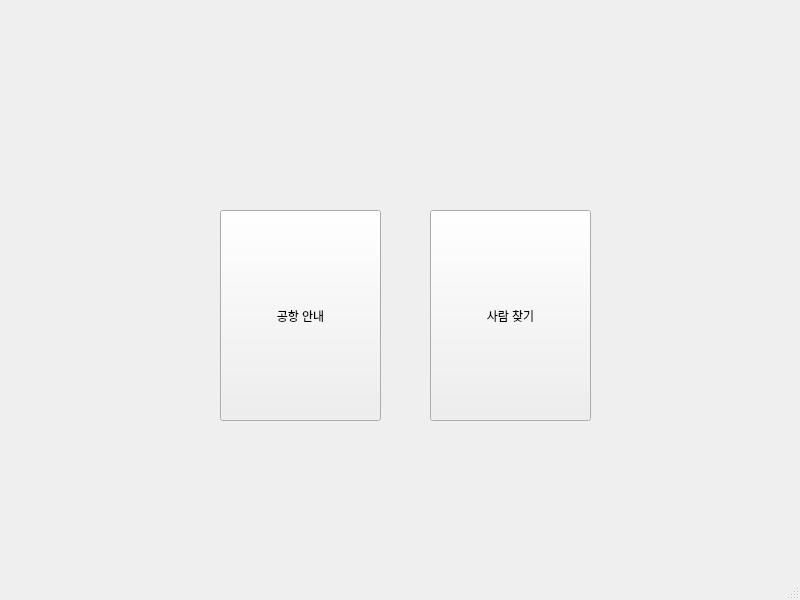
<?xml version="1.0" encoding="UTF-8"?>
<ui version="4.0">
 <class>MainWindow</class>
 <widget class="QMainWindow" name="MainWindow">
  <property name="geometry">
   <rect>
    <x>0</x>
    <y>0</y>
    <width>800</width>
    <height>600</height>
   </rect>
  </property>
  <property name="windowTitle">
   <string>MainWindow</string>
  </property>
  <widget class="QWidget" name="centralwidget">
   <widget class="QPushButton" name="airport_info">
    <property name="geometry">
     <rect>
      <x>220</x>
      <y>210</y>
      <width>161</width>
      <height>211</height>
     </rect>
    </property>
    <property name="text">
     <string>공항 안내</string>
    </property>
   </widget>
   <widget class="QPushButton" name="find_man">
    <property name="geometry">
     <rect>
      <x>430</x>
      <y>210</y>
      <width>161</width>
      <height>211</height>
     </rect>
    </property>
    <property name="text">
     <string>사람 찾기</string>
    </property>
   </widget>
  </widget>
  <widget class="QMenuBar" name="menubar">
   <property name="geometry">
    <rect>
     <x>0</x>
     <y>0</y>
     <width>800</width>
     <height>22</height>
    </rect>
   </property>
  </widget>
  <widget class="QStatusBar" name="statusbar"/>
 </widget>
 <resources/>
 <connections/>
</ui>
